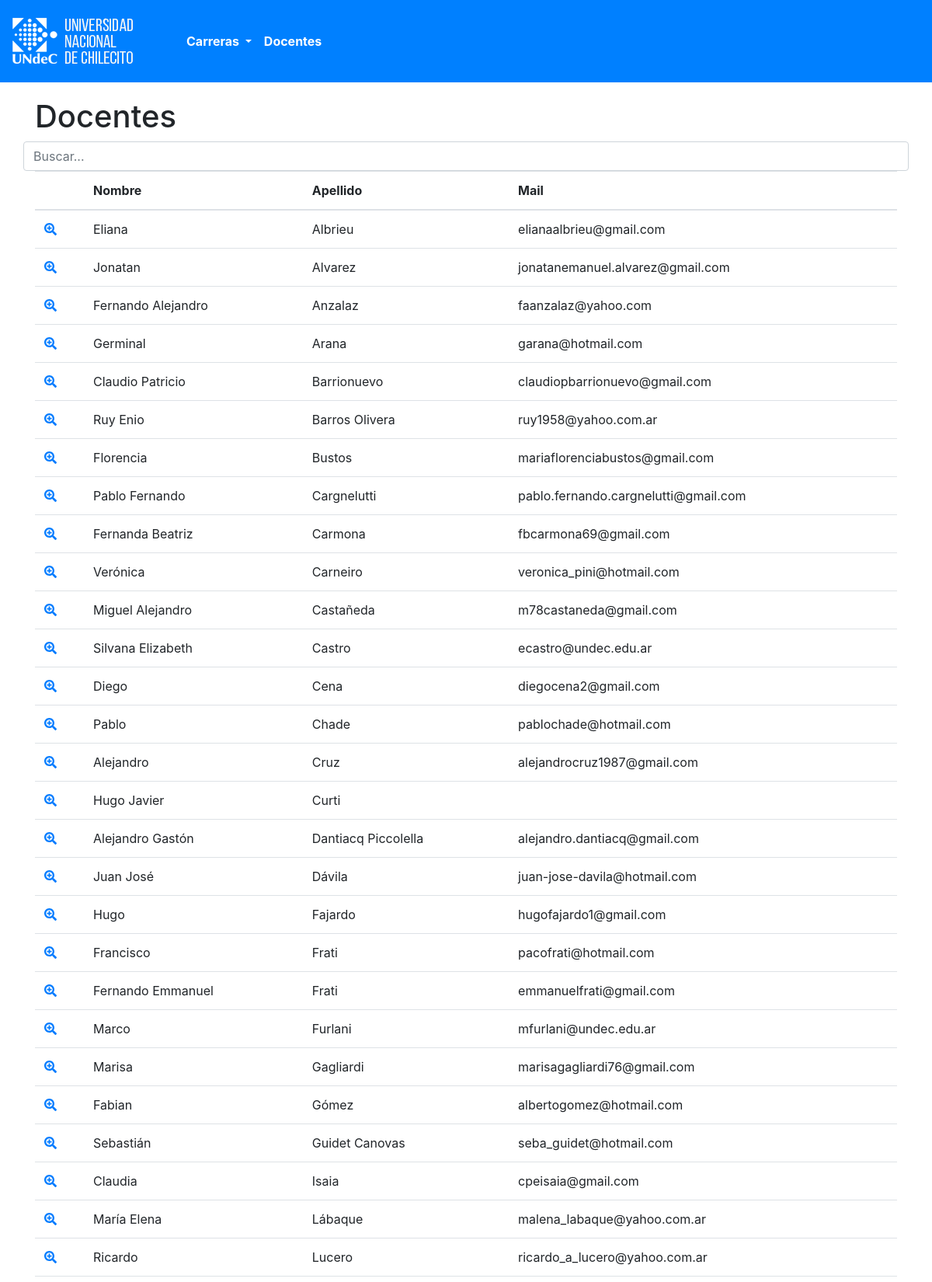
Page /docentes (upper part) on the committed database.
### tables this page shows
CREATE TABLE IF NOT EXISTS `docentes` (
  `id` int(10) NOT NULL AUTO_INCREMENT,
  `persona_id` bigint(20) NOT NULL,
  `id_docente_categoria` int(11) DEFAULT NULL,
  `descripcion` blob,
  PRIMARY KEY (`id`),
  KEY `docente_categoria_idx` (`id_docente_categoria`),
  KEY `persona_id` (`persona_id`)
);

CREATE TABLE IF NOT EXISTS `persona` (
  `id` bigint(20) NOT NULL AUTO_INCREMENT,
  `apellido` varchar(50) NOT NULL,
  `nombre` varchar(50) NOT NULL,
  `nombre_2` varchar(50) DEFAULT NULL,
  `dni` varchar(50) DEFAULT NULL,
  `cuit` varchar(50) DEFAULT NULL,
  `email1` varchar(50) DEFAULT NULL,
  `email2` varchar(50) DEFAULT NULL,
  PRIMARY KEY (`id`)
);

### application/modules/frontend/controllers/Docente.php (called while the page is built, shortened)
<?php if ( ! defined('BASEPATH')) exit('No direct script access allowed');
class Docente extends MX_Controller {
	public function __construct()
	{
		$this->load->library('table');
		$this->load->model('Docente_model');
		$this->load->add_package_path(APPPATH.'third_party/ion_auth/');
        $this->load->helper(array('language'));
	}
	public function index()
	{
		$data['listado'] = $this->Docente_model->datosLista();
		$data['_view'] = 'pages/docentesList';
		$this->load->view('layouts/main',$data);
	}
}
?>

### index.php (called while the page is built, shortened)
<?php
require_once BASEPATH.'core/CodeIgniter.php';

### application/modules/frontend/models/Docente_model.php (called while the page is built, shortened)
<?php
class Docente_model  extends CI_Model  {
	public function datosLista()
    {
		$this->db->select('docentes.id, persona.nombre, persona.nombre_2, persona.apellido, persona.email1 ');
      	$this->db->from('docentes');
      	$this->db->join('persona', 'persona.id = docentes.persona_id');
      	$this->db->order_by('persona.apellido', 'asc');
	    return $this->db->get()->result();
	}
}
?>

### application/modules/frontend/views/pages/docentesList.php (the view, shortened to what this page needs)
<main>
    <div class="container">
        <h1>Docentes</h1>
        <div class="row">
            <input type="text" class="form-control" placeholder="Buscar..." id="entradafilter">
        </div>
        <table class="table table-hover" id="myTable">
            <thead>
                <tr>
                    <th></th>
                    <th><a>Nombre</a></th>
                    <th><a>Apellido<a/></th>
                    <th class="no_mostrar"><a>Mail</a></th>
                </tr>
            </thead>
<tbody class="contenidobusqueda">
	<?php foreach ($listado as $row) {?>
		<tr onclick="window.location='<?= base_url('/docente/'.$row->id)?>'" class="pointer" >
			<td>
				<a href="<?= base_url('/docente/'.$row->id)?>">
					<i class="fas fa-search-plus"></i>
				</a>
			</td>
			<td><?=$row->nombre.' '.$row->nombre_2;?></td>
			<td><?=$row->apellido;?></td>
			<td class="no_mostrar"><?=$row->email1;?></td>
		</tr>
	<?php } ?>
</tbody>
        </table>
    </div>
</main>

### rows in the picture
docentes: persona.nombre "Eliana", persona.apellido "Albrieu", persona.email1 "elianaalbrieu@gmail.com"
docentes: persona.nombre "Jonatan", persona.apellido "Alvarez", persona.email1 "jonatanemanuel.alvarez@gmail.com"
docentes: persona.nombre "Fernando", persona.nombre_2 "Alejandro", persona.apellido "Anzalaz", persona.email1 "faanzalaz@yahoo.com"
docentes: persona.nombre "Germinal", persona.apellido "Arana", persona.email1 "garana@hotmail.com"
docentes: persona.nombre "Claudio", persona.nombre_2 "Patricio", persona.apellido "Barrionuevo", persona.email1 "claudiopbarrionuevo@gmail.com"
docentes: persona.nombre "Ruy", persona.nombre_2 "Enio", persona.apellido "Barros Olivera", persona.email1 "ruy1958@yahoo.com.ar"
docentes: persona.nombre "Florencia", persona.apellido "Bustos", persona.email1 "mariaflorenciabustos@gmail.com"
docentes: persona.nombre "Pablo", persona.nombre_2 "Fernando", persona.apellido "Cargnelutti", persona.email1 "pablo.fernando.cargnelutti@gmail.com"
docentes: persona.nombre "Fernanda", persona.nombre_2 "Beatriz", persona.apellido "Carmona", persona.email1 "fbcarmona69@gmail.com"
docentes: persona.nombre "Verónica", persona.apellido "Carneiro", persona.email1 "veronica_pini@hotmail.com"
docentes: persona.nombre "Miguel", persona.nombre_2 "Alejandro", persona.apellido "Castañeda", persona.email1 "m78castaneda@gmail.com"
docentes: persona.nombre "Silvana", persona.nombre_2 "Elizabeth", persona.apellido "Castro", persona.email1 "ecastro@undec.edu.ar"
docentes: persona.nombre "Diego", persona.apellido "Cena", persona.email1 "diegocena2@gmail.com"
docentes: persona.nombre "Pablo", persona.apellido "Chade", persona.email1 "pablochade@hotmail.com"
docentes: persona.nombre "Alejandro", persona.apellido "Cruz", persona.email1 "alejandrocruz1987@gmail.com"
docentes: persona.nombre "Hugo", persona.nombre_2 "Javier", persona.apellido "Curti"
docentes: persona.nombre "Alejandro", persona.nombre_2 "Gastón", persona.apellido "Dantiacq Piccolella", persona.email1 "alejandro.dantiacq@gmail.com"
docentes: persona.nombre "Juan", persona.nombre_2 "José", persona.apellido "Dávila", persona.email1 "juan-jose-davila@hotmail.com"
docentes: persona.nombre "Hugo", persona.apellido "Fajardo", persona.email1 "hugofajardo1@gmail.com"
docentes: persona.nombre "Francisco", persona.apellido "Frati", persona.email1 "pacofrati@hotmail.com"
docentes: persona.nombre "Fernando", persona.nombre_2 "Emmanuel", persona.apellido "Frati", persona.email1 "emmanuelfrati@gmail.com"
docentes: persona.nombre "Marco", persona.apellido "Furlani", persona.email1 "mfurlani@undec.edu.ar"
docentes: persona.nombre "Marisa", persona.apellido "Gagliardi", persona.email1 "marisagagliardi76@gmail.com"
docentes: persona.nombre "Fabian", persona.apellido "Gómez", persona.email1 "albertogomez@hotmail.com"
docentes: persona.nombre "Sebastián", persona.apellido "Guidet Canovas", persona.email1 "seba_guidet@hotmail.com"
docentes: persona.nombre "Claudia", persona.apellido "Isaia", persona.email1 "cpeisaia@gmail.com"
docentes: persona.nombre "María", persona.nombre_2 "Elena", persona.apellido "Lábaque", persona.email1 "malena_labaque@yahoo.com.ar"
docentes: persona.nombre "Ricardo", persona.apellido "Lucero", persona.email1 "ricardo_a_lucero@yahoo.com.ar"
